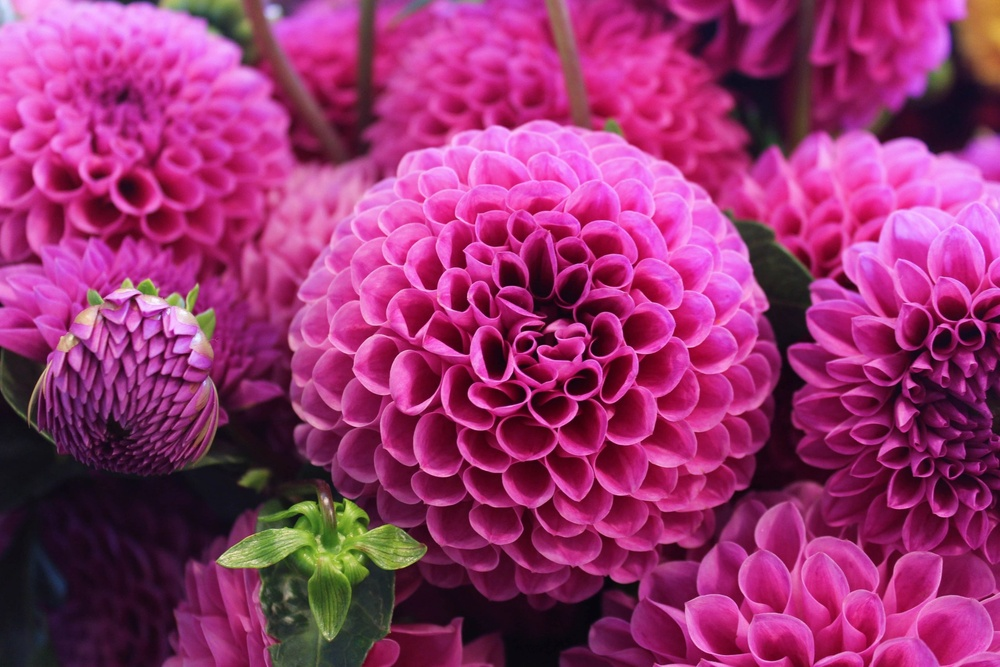
#> input picture pertemuanke-6/91.jpg, 1000 x 667 px, shrunk from 2560 x 1707 before the run
$ jupyter execute FILTERING.ipynb
#> lines starting #> are read from the running program, lines starting #| are printed output that depends on the picture
# FILTERING

## Apa Itu Filter?
Filter dalam pengolahan citra digital adalah operasi yang memodifikasi nilai intensitas piksel berdasarkan piksel-piksel di sekitarnya.
Tujuannya bisa bermacam-macam — mulai dari memperhalus citra (smoothing), menajamkan detail (sharpening), hingga menonjolkan tepi (edge detection).

Secara umum, setiap filter bekerja dengan prinsip:

<center></center>

Hasil gambar yang difilter (Y) dari gambar asal (X) dan filter dengan kernel (H)

## Konvolusi
Konvolusi merupakan operasi dasar dalam pengolahan citra digital yang digunakan untuk menerapkan berbagai jenis filter seperti blur, sharpen, maupun edge detection. Secara sederhana, konvolusi adalah proses menggabungkan dua fungsi — yaitu citra dan filter — untuk menghasilkan citra baru yang telah dimodifikasi.

Pada rumus dasar sebelumnya, konvolusi dari dua fungsi H dan X didefinisikan sebagai:

<center></center>

setiap titik citra pada posisi (𝑇𝑥,𝑇𝑦), nilai piksel hasil konvolusi dihitung dengan mengalikan setiap elemen filter H(x,y) dengan nilai piksel citra X di posisi yang bersesuaian, kemudian menjumlahkan seluruh hasil perkalian tersebut.

Dengan kata lain, konvolusi bekerja dengan cara menggeser filter ke seluruh bagian citra, lalu menghitung hasil perkalian elemen demi elemen (disebut dot product) antara nilai filter dan area citra yang diliputi oleh filter tersebut.

𝐻(𝑥,𝑦) adalah nilai dari elemen filter atau kernel pada posisi (x, y).

𝑋(𝑇𝑥−𝑥,𝑇𝑦−𝑦) adalah nilai piksel citra yang dikalikan dengan elemen filter pada posisi yang sesuai.

Simbol ∑𝑦∑𝑥 menunjukkan bahwa semua hasil perkalian dijumlahkan untuk menghasilkan satu nilai keluaran di titik  (𝑇𝑥,𝑇𝑦)

Bagian  (𝑇𝑥−𝑥,𝑇𝑦−𝑦) menunjukkan bahwa filter dibalik secara horizontal dan vertikal sebelum digunakan.
Inilah yang membedakan konvolusi murni dari korelasi.
Jika filter tidak dibalik, operasi yang terjadi sebenarnya adalah korelasi, bukan konvolusi.

# FFT (Fast Fourier Transform)
FFT (Fast Fourier Transform) pada gambar digital adalah proses untuk mengubah representasi gambar dari domain spasial (ruang) menjadi domain frekuensi.

Kalau di domain spasial kita melihat gambar sebagai kumpulan nilai intensitas piksel (misalnya terang–gelap di tiap titik), maka di domain frekuensi kita melihat gambar sebagai kombinasi gelombang sinusoidal dengan berbagai frekuensi dan amplitudo yang, jika digabungkan, akan membentuk gambar tersebut.

<div style="font-family:system-ui, -apple-system, Segoe UI, Roboto, Inter; line-height:1.6; color:#222;">

  <h2 style="margin-top:0;">FFT pada Gambar: Fungsi dan Cara Menganalisis</h2>

  <h3>1. Konsep Dasar</h3>
  <p>
    Gambar digital dapat dipandang sebagai fungsi dua dimensi <em>f(x, y)</em> di domain spasial.
    <strong>Fast Fourier Transform</strong> mengubahnya menjadi representasi domain frekuensi <em>F(u, v)</em>.
    Frekuensi rendah merepresentasikan perubahan yang lambat atau area halus, sedangkan frekuensi tinggi merepresentasikan tepi dan detail halus.
  </p>

  <h3>2. Fungsi Utama FFT dalam Pengolahan Citra</h3>
  <ul>
    <li><strong>Transformasi ke domain frekuensi</strong> sehingga kita dapat melihat sebaran energi berdasarkan frekuensi.</li>
    <li><strong>Analisis struktur dan pola</strong> seperti halus atau kasar, acak atau berulang, serta arah dominan suatu tekstur.</li>
  </ul>

  <h3>3. Cara Membaca Spektrum FFT</h3>
  <table style="width:100%; border-collapse:collapse;">
    <thead>
      <tr>
        <th style="text-align:left; border-bottom:2px solid #ddd; padding:8px;">Bagian Spektrum</th>
        <th style="text-align:left; border-bottom:2px solid #ddd; padding:8px;">Makna</th>
        <th style="text-align:left; border-bottom:2px solid #ddd; padding:8px;">Ciri Visual</th>
      </tr>
    </thead>
    <tbody>
      <tr>
        <td style="padding:8px; border-bottom:1px solid #eee;">Pusat</td>
        <td style="padding:8px; border-bottom:1px solid #eee;">Frekuensi rendah, menyimpan informasi global dan gradien halus</td>
        <td style="padding:8px; border-bottom:1px solid #eee;">Area terang di tengah setelah <code>fftshift</code></td>
      </tr>
      <tr>
        <td style="padding:8px; border-bottom:1px solid #eee;">Pinggiran</td>
        <td style="padding:8px; border-bottom:1px solid #eee;">Frekuensi tinggi, menyimpan tepi dan detail halus</td>
        <td style="padding:8px; border-bottom:1px solid #eee;">Titik atau pola terang di tepi kanvas spektrum</td>
      </tr>
      <tr>
        <td style="padding:8px; border-bottom:1px solid #eee;">Arah pola</td>
        <td style="padding:8px; border-bottom:1px solid #eee;">Orientasi dominan tekstur atau garis pada gambar</td>
        <td style="padding:8px; border-bottom:1px solid #eee;">Garis terang yang saling berhadapan sesuai orientasi</td>
      </tr>
      <tr>
        <td style="padding:8px; border-bottom:1px solid #eee;">Simetri</td>
        <td style="padding:8px; border-bottom:1px solid #eee;">Citra real menghasilkan spektrum yang simetris</td>
        <td style="padding:8px; border-bottom:1px solid #eee;">Kiri dan kanan serta atas dan bawah tampak sebagai cerminan</td>
      </tr>
    </tbody>
  </table>

  <h3>4. Contoh Analisis Kasus Visual</h3>
  <ul>
    <li><strong>Gambar halus</strong> seperti langit atau wajah: pusat sangat terang, pinggir cenderung gelap karena dominasi frekuensi rendah.</li>
    <li><strong>Gambar penuh tepi</strong> seperti tulisan atau rambut: banyak komponen terang di pinggir yang menandakan frekuensi tinggi berlimpah.</li>
    <li><strong>Gambar bertekstur atau periodik</strong> seperti kain bermotif: muncul pola teratur di spektrum yang menandakan periodisitas.</li>
  </ul>

  <h3>5. Fungsi Analisis FFT untuk Tugas Praktis</h3>
  <table style="width:100%; border-collapse:collapse;">
    <thead>
      <tr>
        <th style="text-align:left; border-bottom:2px solid #ddd; padding:8px;">Tujuan Analisis</th>
        <th style="text-align:left; border-bottom:2px solid #ddd; padding:8px;">Penjelasan</th>
        <th style="text-align:left; border-bottom:2px solid #ddd; padding:8px;">Contoh Aplikasi</th>
      </tr>
    </thead>
    <tbody>
      <tr>
        <td style="padding:8px; border-bottom:1px solid #eee;">Identifikasi frekuensi dominan</td>
        <td style="padding:8px; border-bottom:1px solid #eee;">Mengukur proporsi energi rendah dibanding energi tinggi</td>
        <td style="padding:8px; border-bottom:1px solid #eee;">Klasifikasi tekstur atau penilaian kualitas gambar</td>
      </tr>
      <tr>
        <td style="padding:8px; border-bottom:1px solid #eee;">Analisis orientasi pola</td>
        <td style="padding:8px; border-bottom:1px solid #eee;">Menentukan arah perubahan dominan pada struktur</td>
        <td style="padding:8px; border-bottom:1px solid #eee;">Deteksi arah serat, retakan, atau pola kisi</td>
      </tr>
      <tr>
        <td style="padding:8px; border-bottom:1px solid #eee;">Kompresi serta penyaringan</td>
        <td style="padding:8px; border-bottom:1px solid #eee;">Mengurangi frekuensi tinggi yang kurang penting secara visual</td>
        <td style="padding:8px; border-bottom:1px solid #eee;">Kompresi citra dan denoising</td>
      </tr>
      <tr>
        <td style="padding:8px; border-bottom:1px solid #eee;">Analisis ketajaman</td>
        <td style="padding:8px; border-bottom:1px solid #eee;">Frekuensi tinggi menunjukkan detail serta ketajaman</td>
        <td style="padding:8px; border-bottom:1px solid #eee;">Penilaian fokus kamera dan mikroskop</td>
      </tr>
    </tbody>
  </table>

  <h3>6. Tips Membaca Spektrum dengan Baik</h3>
  <ul>
    <li>Gunakan <code>fftshift</code> agar komponen nol berada di tengah sehingga mudah dianalisis.</li>
    <li>Tampilkan magnitude dalam skala logaritmik menggunakan <code>log(1 + |F|)</code> agar rentang dinamis terlihat jelas.</li>
    <li>Amati pola simetri dan arah garis terang untuk memahami orientasi tekstur.</li>
    <li>Bandingkan beberapa gambar dengan jenis konten yang berbeda untuk melihat perbedaan sidik jari frekuensi.</li>
    <li>Verifikasi pemahaman dengan melakukan inverse FFT setelah menahan atau menghilangkan rentang frekuensi tertentu.</li>
  </ul>

  <h3>7. Ringkasan Intuitif</h3>
  <p>
    FFT adalah kacamata frekuensi yang menampilkan ritme perubahan pada gambar.
    Pusat spektrum menyimpan bentuk global sementara pinggiran menyimpan tepi dan detail.
    Dengan membaca pola terang, arah, dan sebaran energi, kita dapat menilai karakter gambar secara kuantitatif dan kualitatif.
  </p>

</div>

[cell 1]
import numpy as np
import matplotlib.pyplot as plt
from numpy.fft import fft2, fftshift, ifft2

# Buat citra sintetis: kotak putih di tengah, ukuran 256x256
N = 256
image = np.zeros((N, N), dtype=float)
image[64:192, 64:192] = 1.0  # kotak

# FFT 2D
F = fft2(image)
F_shift = fftshift(F)
magnitude = np.log1p(np.abs(F_shift))

# Contoh low-pass sederhana di domain frekuensi
R = 30  # radius cutoff
yy, xx = np.ogrid[:N, :N]
cy, cx = N//2, N//2
mask = (yy - cy)**2 + (xx - cx)**2 <= R**2
F_lp = F_shift * mask
lp_image = np.real(ifft2(fftshift(F_lp)))

# Visualisasi
plt.figure(figsize=(12,8))
plt.subplot(2,2,1); plt.imshow(image, cmap='gray'); plt.title("Citra sintetis"); plt.axis('off')
plt.subplot(2,2,2); plt.imshow(magnitude, cmap='gray'); plt.title("Spektrum frekuensi (log)"); plt.axis('off')
plt.subplot(2,2,3); plt.imshow(np.log1p(np.abs(F_lp)), cmap='gray'); plt.title("Frekuensi setelah low-pass"); plt.axis('off')
plt.subplot(2,2,4); plt.imshow(lp_image, cmap='gray'); plt.title("Hasil IFFT (spasial)"); plt.axis('off')
plt.tight_layout(); plt.show()
#> after `plt.tight_layout()`:
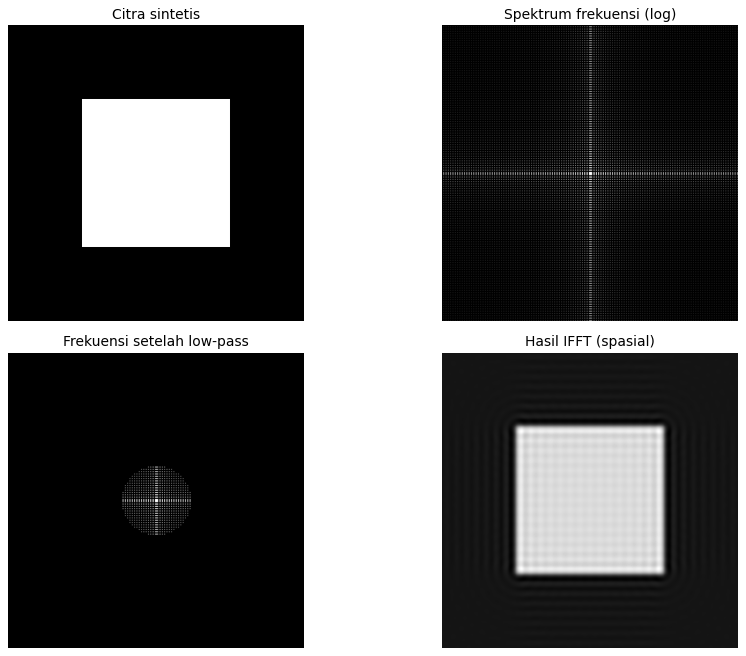
#> figure drawn by matplotlib, 4 panels

[cell 2]
import cv2
import matplotlib.pyplot as plt

# 1) Load BGR, ubah ke RGB biar konsisten dengan Matplotlib
bgr = cv2.imread("91.jpg", cv2.IMREAD_UNCHANGED)
#> bgr is the input picture: shape (667, 1000, 3); mean B, G, R 111.8, 49.9, 151.2

if bgr is None:
    raise FileNotFoundError("File 'lena.png' tidak ditemukan di direktori kerja saat ini.")

# Jika ada alfa, pisahkan dulu
if bgr.shape[-1] == 4:
    bgr, alpha = bgr[...,:3], bgr[...,3]

rgb = cv2.cvtColor(bgr, cv2.COLOR_BGR2RGB)
rgb_f = rgb.astype("float32")/255.0

# 2) Grayscale manual supaya konsisten dengan opsi A
R, G, B = rgb_f[...,0], rgb_f[...,1], rgb_f[...,2]
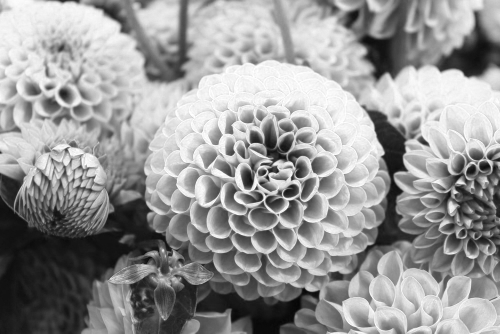
#> R: shape (667, 1000) float32 (shown at 1/2 size); min 0.0196, max 1, mean 0.593
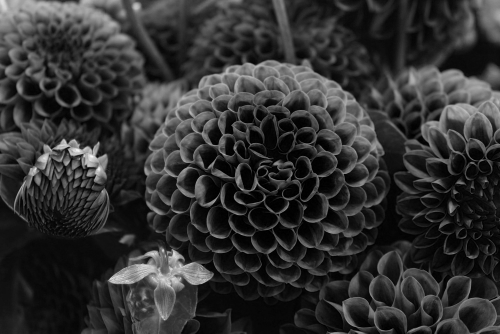
#> G: shape (667, 1000) float32 (shown at 1/2 size); min 0, max 0.984, mean 0.196
gray = 0.299*R + 0.587*G + 0.114*B
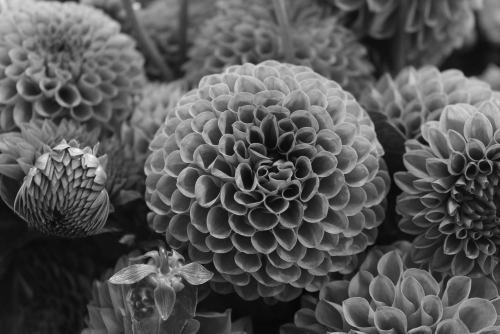
#> gray: shape (667, 1000) float32 (shown at 1/2 size); min 0.0191, max 0.99, mean 0.342

# 3) Visualisasi
plt.figure(figsize=(10,4))
plt.subplot(1,2,1); plt.imshow(rgb_f); plt.title("Lena RGB"); plt.axis("off")
plt.subplot(1,2,2); plt.imshow(gray, cmap="gray"); plt.title("Lena Grayscale"); plt.axis("off")
plt.tight_layout(); plt.show()

[cell 3]
import numpy as np
from numpy.fft import fft2, fftshift

F = fft2(gray)                    # FFT 2D
F_shift = fftshift(F)             # pusatkan DC di tengah
spec = np.log1p(np.abs(F_shift))  # magnitude dalam log scale
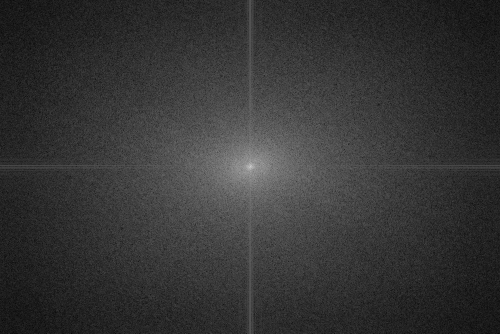
#> spec: shape (667, 1000) float64 (shown at 1/2 size); min 0.016, max 12.34, mean 2.61; drawn with min black and max white

plt.figure(figsize=(10,4))
plt.subplot(1,2,1); plt.imshow(gray, cmap="gray"); plt.title("Grayscale"); plt.axis("off")
plt.subplot(1,2,2); plt.imshow(spec, cmap="gray"); plt.title("Spektrum (log)"); plt.axis("off")
plt.tight_layout(); plt.show()

[cell 4]
import cv2
import matplotlib.pyplot as plt

# 1) Load BGR, ubah ke RGB biar konsisten dengan Matplotlib
bgr = cv2.imread("01.jpg", cv2.IMREAD_UNCHANGED)
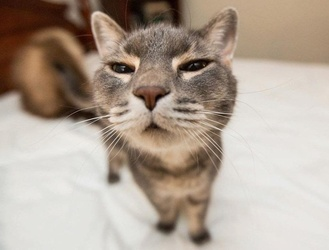
#> input picture pertemuanke-6/01.jpg, 329 x 250 px, shrunk from 843 x 639 before the run
#> bgr is the input picture: shape (250, 329, 3); mean B, G, R 149.2, 162.3, 176.5

if bgr is None:
    raise FileNotFoundError("File 'lena.png' tidak ditemukan di direktori kerja saat ini.")

# Jika ada alfa, pisahkan dulu
if bgr.shape[-1] == 4:
    bgr, alpha = bgr[...,:3], bgr[...,3]

rgb = cv2.cvtColor(bgr, cv2.COLOR_BGR2RGB)
#> rgb: shape (250, 329, 3)
rgb_f = rgb.astype("float32")/255.0
#> rgb_f: shape (250, 329, 3) float32

# 2) Grayscale manual supaya konsisten dengan opsi A
R, G, B = rgb_f[...,0], rgb_f[...,1], rgb_f[...,2]
#> R: shape (250, 329) float32
#> G: shape (250, 329) float32
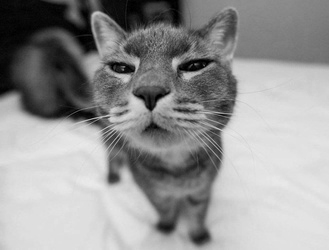
#> B: shape (250, 329) float32; min 0, max 0.922, mean 0.585
gray = 0.299*R + 0.587*G + 0.114*B
#> gray: shape (250, 329) float32

# 3) Visualisasi
plt.figure(figsize=(10,4))
plt.subplot(1,2,1); plt.imshow(rgb_f); plt.title("Lena RGB"); plt.axis("off")
plt.subplot(1,2,2); plt.imshow(gray, cmap="gray"); plt.title("Lena Grayscale"); plt.axis("off")
plt.tight_layout(); plt.show()

[cell 5]
import numpy as np
from numpy.fft import fft2, fftshift

F = fft2(gray)                    # FFT 2D
F_shift = fftshift(F)             # pusatkan DC di tengah
spec = np.log1p(np.abs(F_shift))  # magnitude dalam log scale
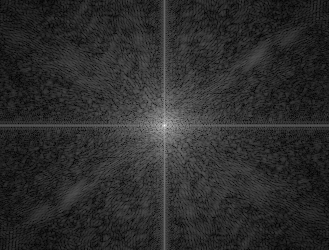
#> spec: shape (250, 329) float64; min 0.00521, max 10.88, mean 1.91; drawn with min black and max white

plt.figure(figsize=(10,4))
plt.subplot(1,2,1); plt.imshow(gray, cmap="gray"); plt.title("Grayscale"); plt.axis("off")
plt.subplot(1,2,2); plt.imshow(spec, cmap="gray"); plt.title("Spektrum (log)"); plt.axis("off")
plt.tight_layout(); plt.show()

[cell 6]
import numpy as np

# Matriks sesuai gambar
H = np.array([[1, 1, 1],
              [1, 4, 1],
              [1, 1, 1]], dtype=np.int64)   # kernel 3x3

X = np.array([[1, 0, 0, 0],
              [1, 1, 1, 0],
              [1, 1, 1, 0],
              [1, 0, 0, 0]], dtype=np.int64)  # citra 4x4

# Konvolusi 2D manual: definisi matematis (membalik kernel)
def conv2_valid(img, kernel):
    kh, kw = kernel.shape
    Hh, Hw = img.shape
    kflip = kernel[::-1, ::-1]
    out = np.zeros((Hh - kh + 1, Hw - kw + 1), dtype=np.int64)
    for i in range(out.shape[0]):
        for j in range(out.shape[1]):
            window = img[i:i+kh, j:j+kw]
            out[i, j] = np.sum(window * kflip)
    return out

def conv2_same(img, kernel, pad_mode="constant"):
    kh, kw = kernel.shape
    ph, pw = kh // 2, kw // 2
    imgp = np.pad(img, ((ph, ph), (pw, pw)), mode=pad_mode)
    return conv2_valid(imgp, kernel)

def conv2_full(img, kernel):
    kh, kw = kernel.shape
    imgp = np.pad(img, ((kh-1, kh-1), (kw-1, kw-1)), mode="constant")
    return conv2_valid(imgp, kernel)

# Hitung tiga mode ukuran keluaran
Y_valid = conv2_valid(X, H)
Y_same  = conv2_same(X, H)                 # zero padding
Y_full  = conv2_full(X, H)

print("Input X:\n", X)
print("\nKernel H:\n", H)

print("\nOutput VALID (2x2):\n", Y_valid)
print("\nOutput SAME  (4x4, zero padding):\n", Y_same)
print("\nOutput FULL  (6x6):\n", Y_full)

# Jika ingin membandingkan dengan korelasi 2D
def corr2_valid(img, kernel):
    kh, kw = kernel.shape
    Hh, Hw = img.shape
    out = np.zeros((Hh - kh + 1, Hw - kw + 1), dtype=np.int64)
    for i in range(out.shape[0]):
        for j in range(out.shape[1]):
            window = img[i:i+kh, j:j+kw]
            out[i, j] = np.sum(window * kernel)
    return out

C_valid = corr2_valid(X, H)
print("\nKorelasi VALID:\n", C_valid, "\n(untuk kernel simetris seperti H nilainya sama dengan konvolusi)")

[cell 7]
import numpy as np
from PIL import Image
import matplotlib.pyplot as plt

# ==== 1) Baca dan ubah ke grayscale 0..1 ====
img_rgb = Image.open("01.jpg").convert("RGB") # convert RGB to GRAY
arr = np.asarray(img_rgb).astype(np.float32) / 255.0
R, G, B = arr[...,0], arr[...,1], arr[...,2]
gray = 0.299*R + 0.587*G + 0.114*B   # luminance BT.601

print("Ukuran grayscale:", gray.shape)
#| Ukuran grayscale: (250, 329)

# ==== 2) Kernel H sesuai contoh ====
H = np.array([[1, 1, 1],
              [1, 4, 1],
              [1, 1, 1]], dtype=np.float32)

# ==== 3) Fungsi konvolusi 2D manual (membalik kernel) ====
def conv2_valid(img, kernel):
    kh, kw = kernel.shape
    ih, iw = img.shape
    kflip = kernel[::-1, ::-1]
    oh, ow = ih - kh + 1, iw - kw + 1
    out = np.zeros((oh, ow), dtype=np.float32)
    for i in range(oh):
        for j in range(ow):
            window = img[i:i+kh, j:j+kw]
            out[i, j] = np.sum(window * kflip)
    return out

def conv2_same(img, kernel, pad_mode="constant"):
#> called with kernel = array of shape (3, 3), pad_mode = 'constant'
    kh, kw = kernel.shape
    ph, pw = kh // 2, kw // 2
    if pad_mode == "replicate":
        imgp = np.pad(img, ((ph, ph), (pw, pw)), mode="edge")
    elif pad_mode == "reflect":
        imgp = np.pad(img, ((ph, ph), (pw, pw)), mode="reflect")
    else:
        imgp = np.pad(img, ((ph, ph), (pw, pw)), mode="constant", constant_values=0.0)
    return conv2_valid(imgp, kernel)
#> after the loop in conv2_valid (call 2), `for i in range(oh):`:
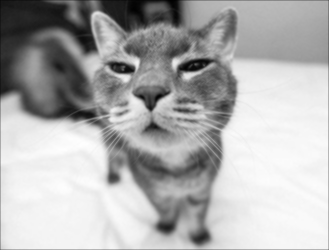
#> out: shape (250, 329) float32; min 0.214, max 11.11, mean 7.74; drawn with min black and max white

def conv2_full(img, kernel):
    kh, kw = kernel.shape
    imgp = np.pad(img, ((kh-1, kh-1), (kw-1, kw-1)), mode="constant")
    return conv2_valid(imgp, kernel)

# ==== 4) Hitung keluaran ====
Y_valid = conv2_valid(gray, H)               # lebih kecil
Y_same0 = conv2_same(gray, H, "constant")    # ukuran sama, padding nol
Y_samerep = conv2_same(gray, H, "replicate") # ukuran sama, tepi direplikasi
#> (the rest of the program and of its run is left out)
